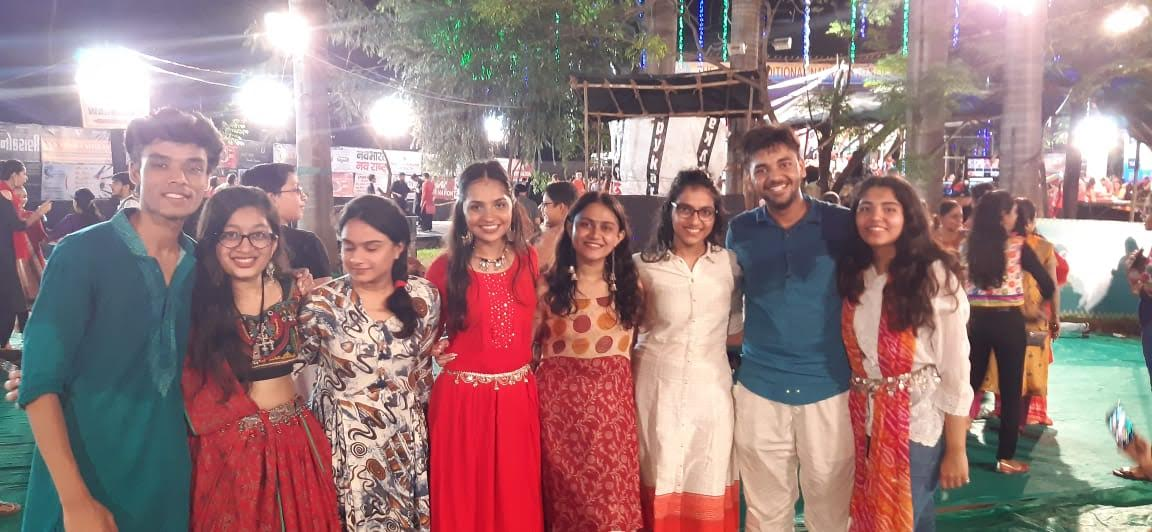
#> input picture harcasscade_files/IMG-20191001-WA0115.jpg, 1152 x 532 px
$ python face_detection.py
#> lines starting #> are read from the running program, lines starting #| are printed output that depends on the picture; after the words box and inside, x2 and y2 are one past the last pixel; in counts of white or black regions, pixels touching at a corner belong together
#import required libraries
import numpy as np
import cv2

#define our classifiers
#load the required xml files

face_cascade=cv2.CascadeClassifier('haarcascade_frontalface_default.xml')

eye_cascade=cv2.CascadeClassifier('haarcascades_eye.xml')

#read the image

img=cv2.imread('IMG-20191001-WA0115.jpg')
#> img is the input picture: shape (532, 1152, 3); mean B, G, R 124.2, 123.4, 152.9
gray=cv2.cvtColor(img,cv2.COLOR_BGR2GRAY)
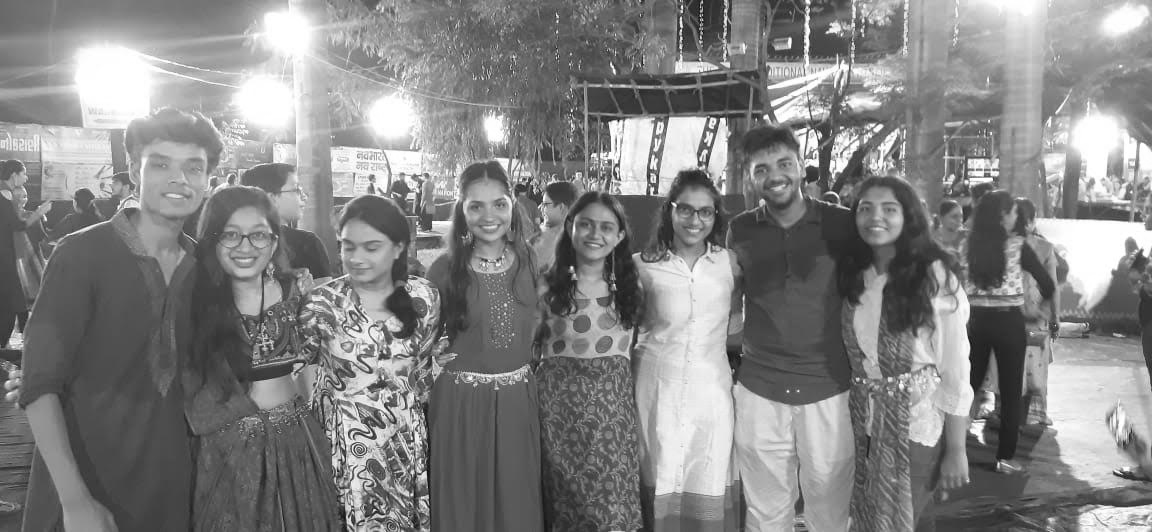
#> gray: shape (532, 1152); min 8, max 255, mean 132.4

#detect multiscale objects
faces=face_cascade.detectMultiScale(gray, 1.1,4)
#> faces = [[850, 187, 57, 57], [459, 182, 60, 60], [666, 189, 56, 56], [568, 204, 56, 56], [562, 281, 58, 58], [210, 208, 70, 70], [327, 222, 66, 66], [137, 137, 77, 77]]

for (x,y,w,h) in faces:
    cv2.rectangle(img,(x,y),(x+w,y+h),(0,255,0),2)
    roi_gray=gray[y:y+h, x:x+w]
    roi_color=img[y:y+h, x:x+w]

    cv2.imshow('Grey',roi_gray)

    eyes= eye_cascade.detectMultiScale(roi_gray)
    for (ex,ey,ew,eh) in eyes:
        cv2.rectangle(roi_color,(ex,ey),(ex+ew, ey+eh),(255,0,0),2)
#> this loop made 8 passes
#> (x, y, w, h, eyes) on pass 8: (137, 137, 77, 77, [[12, 17, 22, 22], [46, 23, 20, 20]])
#> pass 1, `roi_gray=gray[y:y+h, x:x+w]`:
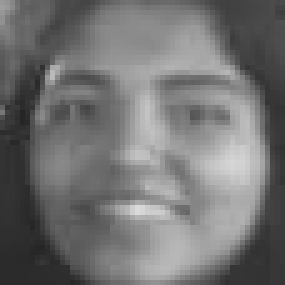
#> roi_gray: shape (57, 57) (shown 5 times larger); min 37, max 218, mean 114.7
#> pass 1, `roi_color=img[y:y+h, x:x+w]`:
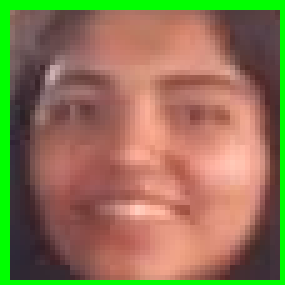
#> roi_color: shape (57, 57, 3) (shown 5 times larger); mean B, G, R 84.6, 119, 142.5
#> pass 2, `roi_color=img[y:y+h, x:x+w]`:
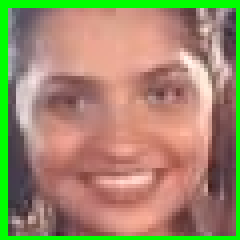
#> roi_color: shape (60, 60, 3) (shown 4 times larger); mean B, G, R 107.7, 139.3, 159.4
#> after the loop:
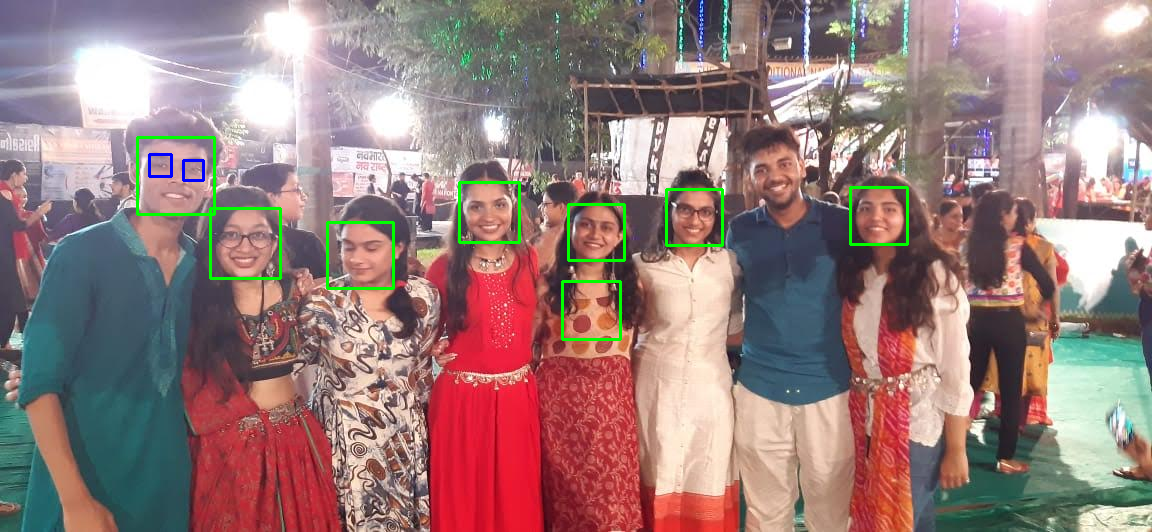
#> img: shape (532, 1152, 3); 1.05% of pixels changed, all inside (x1, y1, x2, y2) = (136, 136, 909, 341)
#> after the loop:
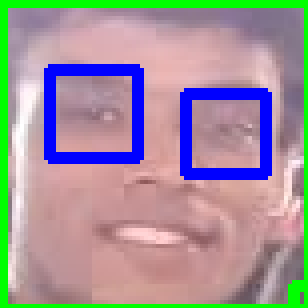
#> roi_color: shape (77, 77, 3) (shown 4 times larger); mean B, G, R 153.4, 148, 160.2
#> after the loop:
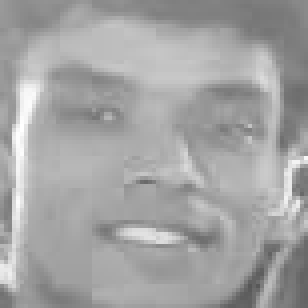
#> roi_gray: shape (77, 77) (shown 4 times larger); min 87, max 255, mean 163.5

cv2.imshow('img',img)

cv2.waitKey(0)
cv2.destroyAllWindows()
